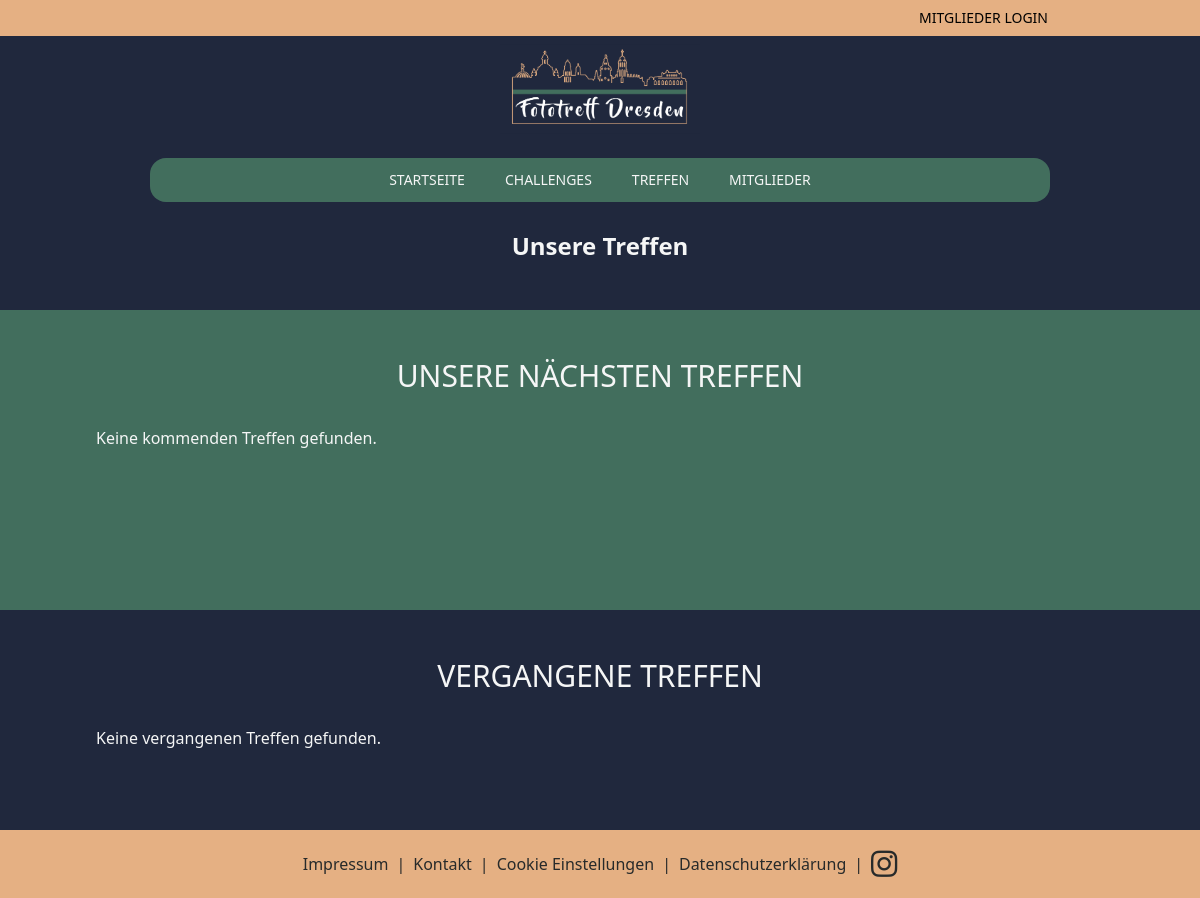
The app's page /meetups/, older data.
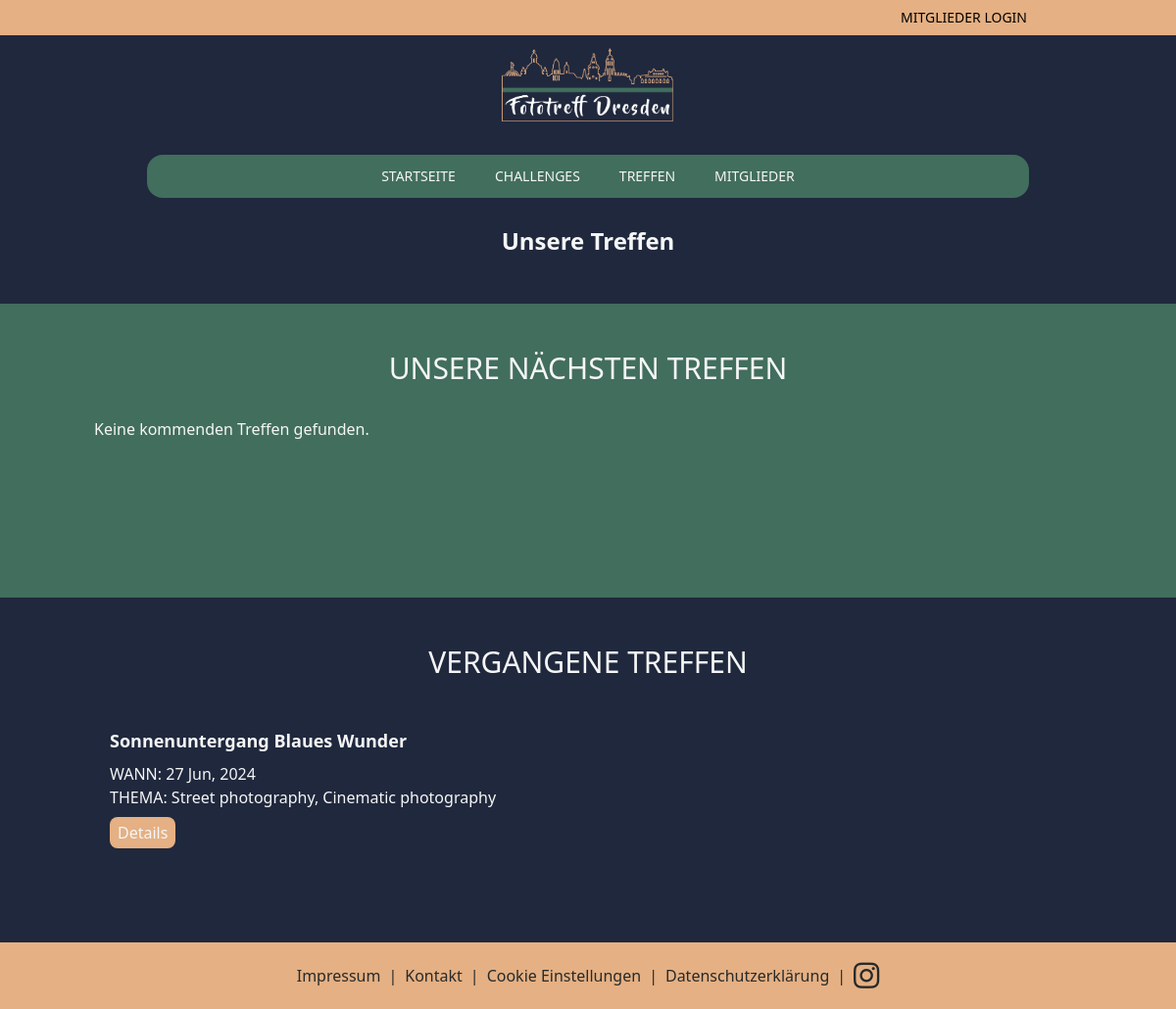
The same page, newer data.
### meetups/models.py (models this page shows, shortened)
class Meetup(models.Model):
    title = models.CharField(max_length=200)
    short_description = models.CharField(max_length=255)
    detailed_description = models.TextField()
    date = models.DateField()
    time = models.TimeField(default=default_meetup_time)  # Set default using a function
    location = models.CharField(max_length=200)
    topic = models.CharField(max_length=200)
    created_at = models.DateTimeField(auto_now_add=True)
    updated_at = models.DateTimeField(auto_now=True)

### meetups/views.py (the view)
# urls.py: path('', meetup_list, name='meetup_list'),
def meetup_list(request):
    today = timezone.now().date()
    upcoming_meetups = Meetup.objects.filter(date__gte=today).order_by('date')
    past_meetups = Meetup.objects.filter(date__lt=today).order_by('-date')
    return render(request, 'meetups/meetup_list.html', {
        'upcoming_meetups': upcoming_meetups,
        'past_meetups': past_meetups
    })

### meetups/templates/meetups/meetup_list.html
{% extends 'main/base.html' %}
{% block content %}
<h1 class="text-2xl font-bold mb-4 text- mt-12 text-center">Unsere Treffen</h1>
<div class="bg-fgreen-600 w-screen text-fgay-50 pt-12 pb-16 mt-12">
    <div class="text-fgray-50 pb-16 mb-8">
        <h2 class="text-3xl font-normal text-white uppercase text-center mb-8">Unsere nächsten Treffen</h2>
        <div class="grid grid-cols-1 md:grid-cols-2 gap-4 mx-24">
            {% for meetup in upcoming_meetups %}
            <div class="bg-gray-800 p-4 flex flex-col justify-start md:justify-center items-start">
                <h2 class="text-white text-lg font-bold">{{ meetup.title }}</h2>
                <p class="text-gray-400 font-light mt-2"><strong class="uppercase">Wann:</strong> {{ meetup.date|date:"d M, Y" }}</p>
                <p class="text-gray-400 font-light"><strong class="uppercase">Thema:</strong> {{ meetup.topic }}</p>
                <a href="{% url 'meetup_detail' meetup.pk %}" class="mt-2 py-1 px-2 bg-forange-300 rounded-lg">Details</a>
            </div>
            {% empty %}
            <div class="text-white">Keine kommenden Treffen gefunden.</div>
            {% endfor %}
        </div>
    </div>
</div>
    <div class="bg-fblue-950 text-fgray pt-12 pb-16">
        <h2 class="text-3xl font-normal text-white uppercase text-center mb-8">Vergangene Treffen</h2>
        <div class="grid grid-cols-1 md:grid-cols-2 gap-4 mx-24">
            {% for meetup in past_meetups %}
            <div class="bg-gray-800 p-4 flex flex-col justify-center items-start">
                <h2 class="text-white text-lg font-bold">{{ meetup.title }}</h2>
                <p class="text-gray-400 font-light mt-2"><strong class="uppercase">Wann:</strong> {{ meetup.date|date:"d M, Y" }}</p>
                <p class="text-gray-400 font-light"><strong class="uppercase">Thema:</strong> {{ meetup.topic }}</p>
                <a href="{% url 'meetup_detail' meetup.pk %}" class="mt-2 py-1 px-2 bg-forange-300 rounded-lg">Details</a>
            </div>
            {% empty %}
            <div class="text-white">Keine vergangenen Treffen gefunden.</div>
            {% endfor %}
        </div>
    </div>
{% endblock %}

Row changes from the older to the newer data that the page shows:
added Meetup: title "Sonnenuntergang Blaues Wunder", date "27 Jun, 2024", topic "Street photography, Cinematic photography"
Text that changed along with them:
text no longer shown: "Keine vergangenen Treffen gefunden."
